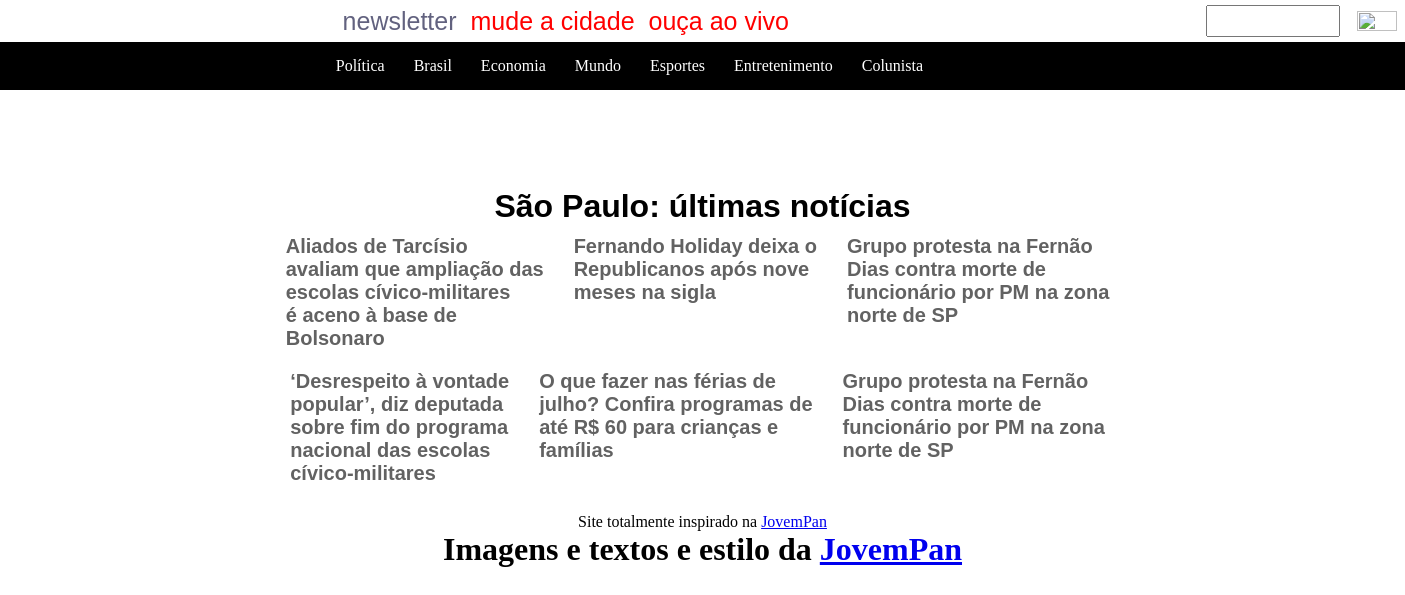
The page / on the database its author committed.
### tables this page shows
CREATE TABLE `noticias` (
  `id` int(11) NOT NULL,
  `nome` varchar(400) NOT NULL,
  `icone` varchar(4000) NOT NULL
);

### controllers/Noticias.php (called while the page is built)
<?php
require_once('./models/ClassNot.php');
class Noticias {
    private $noti;
    function __construct(){
        $this->noti = new NoticiaModel();
    }
    function puxarNoticias(){
        $resultData = $this->noti->puxarNoticias();
        require_once('./views/index.php');
    }
}
?>

### index.php (called while the page is built)
<?php
require_once('./controllers/Noticias.php');
$not = new Noticias();
$not->puxarNoticias();
?>

### configuration/connect.php (called while the page is built, shortened)
<?php
    class Connect{
        function connectDatabase() {
            try{
                $this->connection = new PDO('mysql:host='.HOST.';dbname='.DB, USER, SENHA);
            } catch (PDOException $e) {
                echo "Tivmos um erro " .$e->getMessage();
                die();
            }
        }
    }
    ?>

### models/ClassNot.php (called while the page is built, shortened)
<?php
require_once('./configuration/connect.php');
class NoticiaModel extends Connect{
    private $tabela;
    function __construct(){
        $this->tabela = 'noticias';
    }
    function puxarNoticias(){
        $sqlSelect = $this->connection->query("SELECT * FROM $this->tabela");
        $resultQuery = $sqlSelect->fetchAll();
        return $resultQuery;
    }
}
?>

### views/index.php (the view, shortened to what this page needs)
<!DOCTYPE html>
<html lang="en">
<head>
</head>
<body>
<nav class="nav1">
<ul>
    <li><a href="#" class="active">newsletter</a></li>
    <li><a href="#">mude a cidade</a></li>
    <li><a href="#">ouça ao vivo</a></li>
</ul>
<div class="areapesquisa">
<input type="text">
<img width="40px" height="20px" src="https://cdn-icons-png.flaticon.com/512/149/149852.png" alt="">
</div>
</nav>
<nav class="nav2">
    <ul>
        <li><a href="#">Política</a></li>
        <li><a href="#">Brasil</a></li>
        <li><a href="#">Economia</a></li>
        <li><a href="#">Mundo</a></li>
        <li><a href="#">Esportes</a></li>
        <li><a href="#">Entretenimento</a></li>
        <li><a href="#">Colunista</a></li>
    </ul>
</nav>
<div class="anuncio">
</div>
<h1 style="text-align: center; font-family: 'Gill Sans', 'Gill Sans MT', Calibri, 'Trebuchet MS', sans-serif">São Paulo: últimas notícias</h1>
    <div class="noticias">
        <?php foreach ($resultData as $value): ?>
            <div class="card">
                <h2 style="color: #626262; font-size: 20px; font-family: 'Gill Sans', 'Gill Sans MT', Calibri, 'Trebuchet MS', sans-serif;"><?= wordwrap($value['nome'], 27, "<br>") ?></h2>
            </div>
        <?php endforeach; ?>
    </div>
    <br>
    <footer style="text-align: center;">
        Site totalmente inspirado na <a href="https://jovempan.com.br">JovemPan</a>
        <h1>Imagens e textos e estilo da <a href="https://jovempan.com.br">JovemPan</a></h1>
    </footer>
</body>
</html>

### views/index.php (style rules this page uses)
* { padding: 0; margin: 0; }
.noticias { display: flex; flex-wrap: wrap; justify-content: center; flex-wrap: wrap; }
.card { display: flex; padding: 10px; flex-direction: column; margin-right: 10px; word-wrap: break-word; }
.nav2 { display: flex; padding: 15px; min-width: 100%; min-height: 100%; background-color: black; align-items: center; padding-left: 15%; }
.nav2 li { display: inline-block; padding-left: 25px; }
.nav2 a { text-decoration:none; color: #FFF; }
.nav1 { padding: 5px; display: flex; align-items: center; justify-content: space-between; }
.nav1 li { display: inline-block; padding-left: 10px; font-size: 25px }
.nav1 a { text-decoration: none; color: red; font-family: 'Gill Sans', 'Gill Sans MT', Calibri, 'Trebuchet MS', sans-serif; }
.nav1 .active { color: #62627f; }
.nav1 img { padding-left: 10%; }
.nav1 ul { padding-right: 20%; }
.nav1 .areapesquisa { padding-right: 20px; }
.nav1 .areapesquisa { display: flex; align-items: center; }
.nav1 input { width: 130px; height: 28px; }
.anuncio { display: flex; justify-content: center; padding: 40px 40px; }

### rows shown on the page
noticias: nome "Aliados de Tarcísio avaliam que ampliação das escolas cívico-militares é aceno à base de Bolsonaro"
noticias: nome "Fernando Holiday deixa o Republicanos após nove meses na sigla"
noticias: nome "Grupo protesta na Fernão Dias contra morte de funcionário por PM na zona norte de SP"
noticias: nome "‘Desrespeito à vontade popular’, diz deputada sobre fim do programa nacional das escolas cívico-militares"
noticias: nome "O que fazer nas férias de julho? Confira programas de até R$ 60 para crianças e famílias"
noticias: nome "Grupo protesta na Fernão Dias contra morte de funcionário por PM na zona norte de SP"
